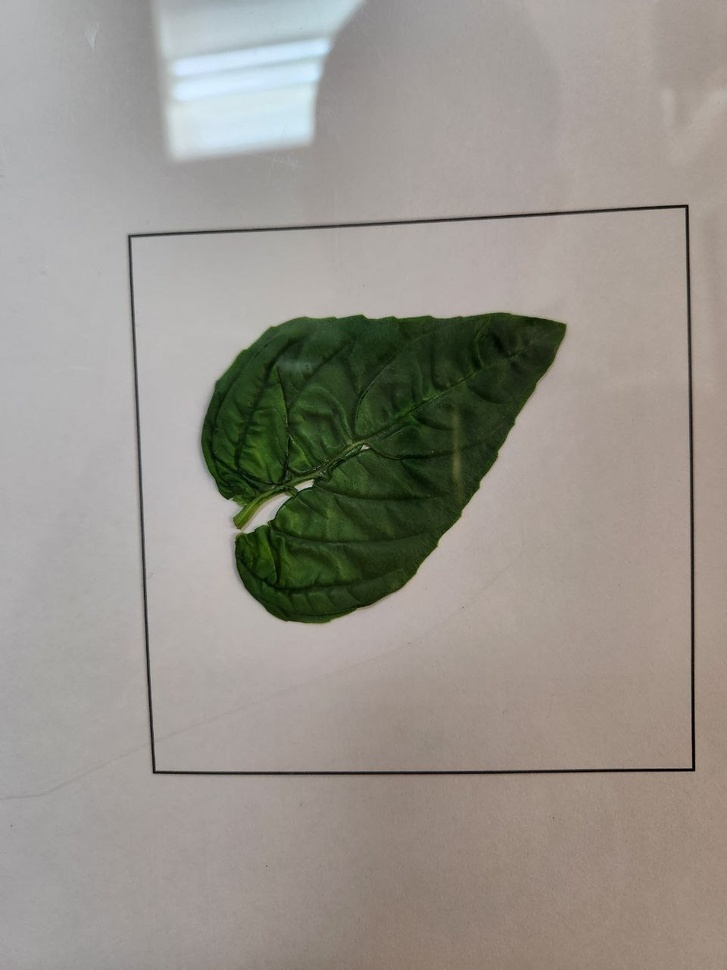
%> input picture leaf.jpg, 727 x 970 px, shrunk from 960 x 1280 before the run
$ octave Where_is_leaf.m   (GNU Octave 9; MATLAB toolbox functions it lacks are replaced by stand-ins)
%> lines starting %> are read from the running program, lines starting %| are printed output that depends on the picture; in (x1, y1, x2, y2) boxes, pixels count from 0 and x2, y2 are one past the last pixel; in counts of white or black regions, pixels touching at a corner belong together; the program's own positions count from 1
image = imread('leaf.jpg');
%> image is the input picture: size 970x727x3 uint8; mean R, G, B 151.6, 147.3, 139.8
sizeim = size(image(:,:,1));
%> sizeim = [970 727]

%% Способ 1, палитра RGB, отмечаем пиксели, когда R < G > B
%% Ищем лист
leafmask = find( image(:,:,1) < image(:,:,2) & image(:,:,3) < image(:,:,2)); % в цикле из 1000+ итераций рекомендуется упростить данное выражение, например, сменить палитру)))
%> leafmask = 81695 values from 31073 to 549349
% Изображение с выделенным листом
imageleaf = zeros(sizeim) + 255;
%> imageleaf: size 970x727 double; every value is 255
imageleaf(leafmask) = 0;
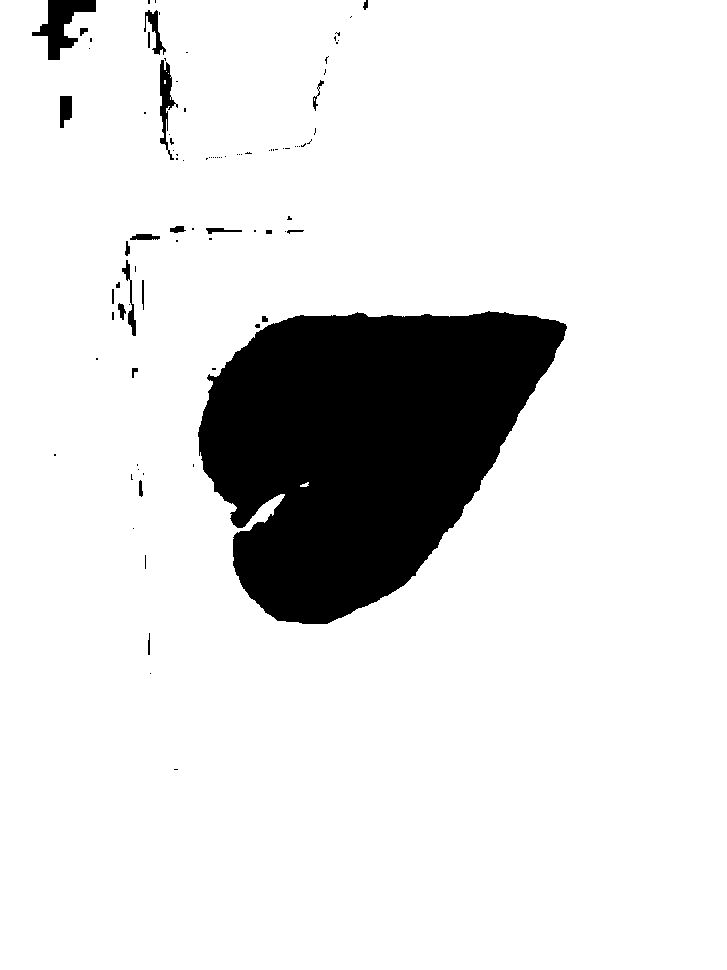
%> imageleaf: size 970x727 double; 88.4% white; 94 black regions (70 under 20 px), largest, box (x1, y1, x2, y2) and area: (198, 311, 567, 624) 77140, (32, 0, 96, 60) 1640, (160, 60, 178, 160) 701

%% Ищем рамку, преобразуем изображение в оттенки серого
bw_img = imbinarize(image);
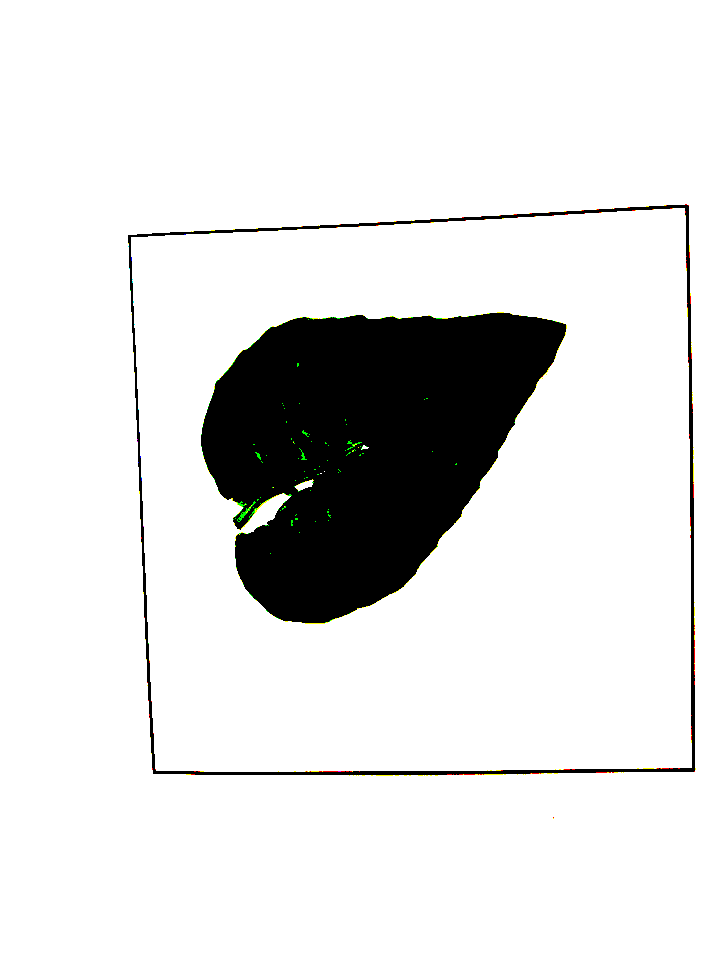
%> bw_img: size 970x727x3 logical; mean R, G, B 0.884, 0.884, 0.883
cc = bwconncomp(bw_img);
%> cc = 69 connected components
% Нахождение прямоугольников на изображении
props = regionprops(cc, 'BoundingBox');
max_area = 0; % максимальная площадь найденого прямоугольника
model_box = []; % [X Y width height]
% Поиск наибольшей прямоугольной рамки рамки
for i = 1:length(props)
    % Определение ширины и высоты рамки
    % Иногда, код возвращает шинину рамки,
    % ЭТО параметры [X Y border_width width height border_height]
    % Можно их проигнорировать или учесть. В данном примере их
    % проигнорируем
    if(length(props(i).BoundingBox) == 4)
        width = props(i).BoundingBox(3);
        height = props(i).BoundingBox(4);
    else
        width = props(i).BoundingBox(4);
        height = props(i).BoundingBox(5);
    end
    % Если рамка имеет наибольшую площадь среди всех рамок, но не больше
    % фона
    if  width*height > max_area && width*height < prod(sizeim) - 10
        max_area = width*height;
        model_box = [props(i).BoundingBox(1:2) width height];
    end
end
%> this loop made 69 passes
%> (width, height, max_area, model_box) on pass 2: (561, 564, 316404, [131.5 208.5 561 564])
%> (width, height) on passes 1, 3, 4, 5, 6, 7: (727, 970), (19, 21), (2, 1), (4, 4), (2, 3), (20, 13)
%> after the loop, height = 2; width = 2
%% Визуализация, проверим, хорошо ли алгоритм определил лист и рамку
% Оставим только область внутри рамки
imshow(imageleaf);
model_box = round(model_box);
%> model_box = [132 209 561 564]
imageleaf = imageleaf(model_box(2):model_box(2)+model_box(4), model_box(1):model_box(1)+model_box(3));
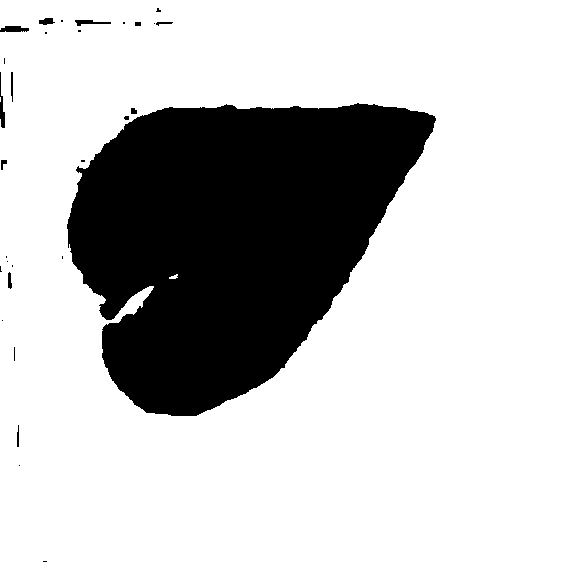
%> imageleaf: size 565x562 double; 75.4% white; 30 black regions (18 under 20 px), largest, box (x1, y1, x2, y2) and area: (67, 103, 436, 416) 77140, (0, 26, 29, 32) 140, (0, 72, 5, 128) 137
model_box(1:2) = 0;
imshow(imageleaf);

%% Преобразования
% резмер прямоугольника в реальном мире в мм. [X Y width height]
real_box = [0 0 100 100];
% Определим PPM - Pixels per mm
diagonal_px = sqrt(model_box(3)^2 + model_box(4)^2);
%> diagonal_px = 795.5
diagonal_mm = sqrt(real_box(3)^2 + real_box(4)^2);
PPM = diagonal_px / diagonal_mm;
%> PPM = 5.63

sumpx = sum(sum(imageleaf == 0));
%> sumpx = 77979
disp(['Коэффициент PPM равен ' num2str(PPM) '.']);
%| Коэффициент PPM равен 5.625.
disp(['Площадь листа равна ' num2str(sumpx/PPM) ' мм2.']);
%| Площадь листа равна 13862.884 мм2.
